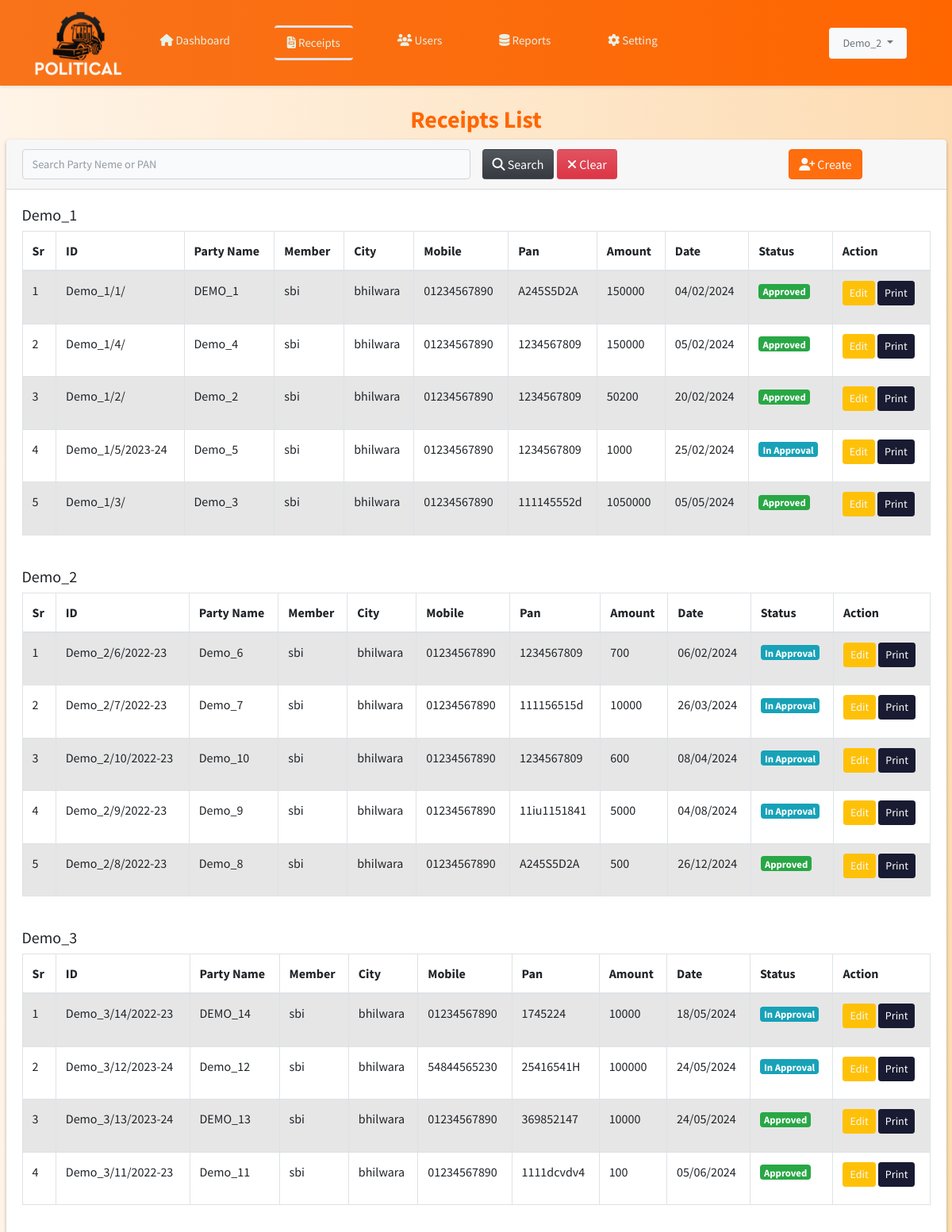
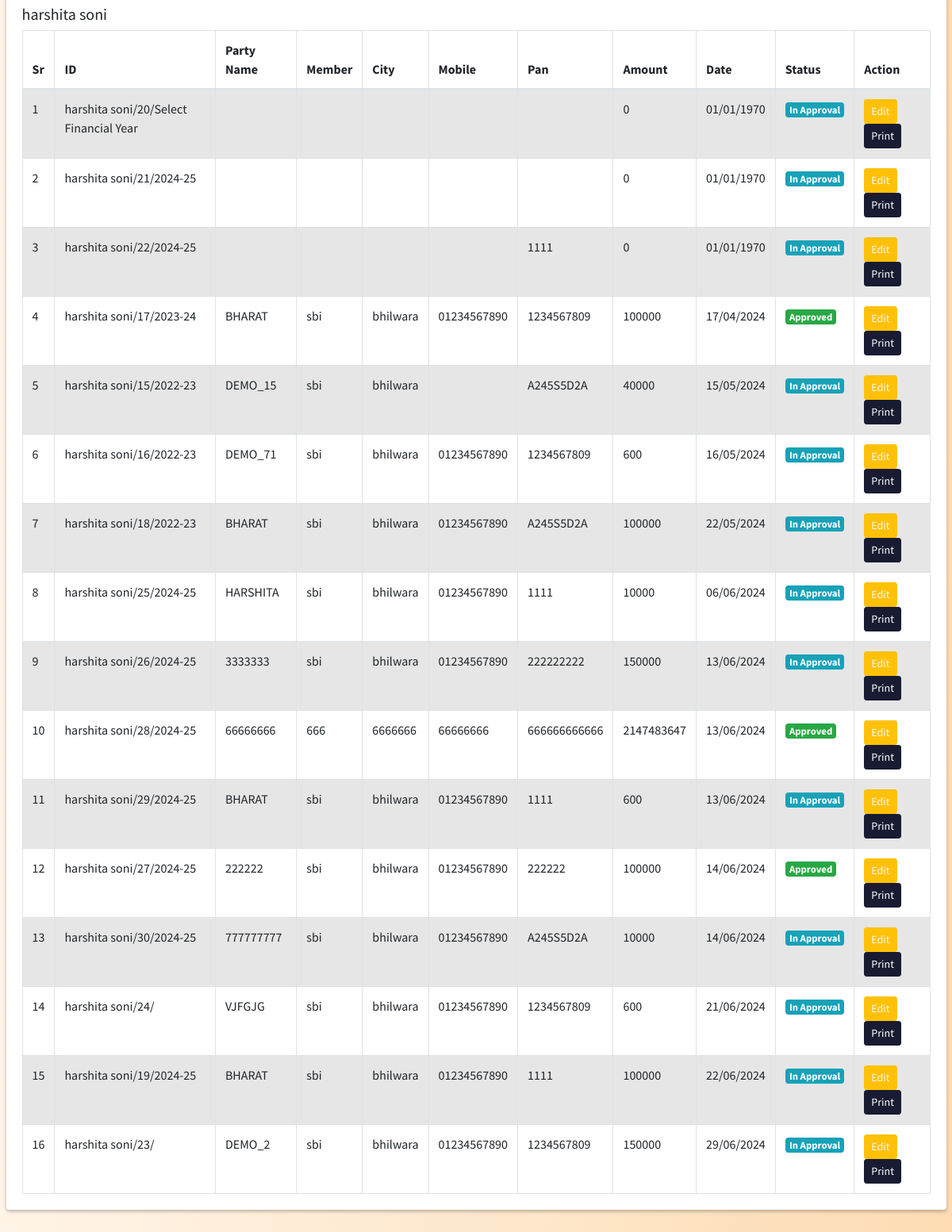
Screenshot of /receipts.php (signed in) with the database file from the repository (2 pictures, top to bottom).
### tables this page shows
CREATE TABLE `users` (
  `id` int(11) NOT NULL,
  `name` varchar(255) NOT NULL,
  `email` varchar(255) NOT NULL,
  `password` varchar(255) NOT NULL,
  `user_role` varchar(255) NOT NULL,
  `created_at` datetime NOT NULL DEFAULT current_timestamp(),
  `status` int(11) NOT NULL DEFAULT 1
);

CREATE TABLE `receipts` (
  `id` int(11) NOT NULL,
  `user_id` bigint(20) NOT NULL,
  `fyear_id` varchar(255) NOT NULL,
  `pan` varchar(255) NOT NULL,
  `party_name` varchar(255) NOT NULL,
  `address` varchar(300) NOT NULL,
  `city` varchar(255) NOT NULL,
  `state` varchar(255) NOT NULL,
  `pincode` varchar(255) NOT NULL,
  `mobile` varchar(255) NOT NULL,
  `email` varchar(255) NOT NULL,
  `receipt_amount` int(255) NOT NULL,
  `deposite_bank` varchar(255) NOT NULL,
  `payment_mode` varchar(255) NOT NULL,
  `bank_name` varchar(255) NOT NULL,
  `ref_no` varchar(255) NOT NULL,
  `trans_date` varchar(255) NOT NULL,
  `created_at` timestamp NOT NULL DEFAULT current_timestamp(),
  `status` int(4) NOT NULL DEFAULT 0
);

### receipts.php (the view, shortened to what this page needs)
<?php
require_once "db/config.php";
include('includes/header.php');
include('includes/topnavbar.php');
?>
<div class="wrapper">
    <main class="py-4">
        <div class="container-fluid">
            <div class="row justify-content-center">
                <div class="col-md-12 col-12">
                    <h2>Receipts List</h2>
                    <div class="card">
                        <div class="card-header">
                            <form class="row" action="receipts_search.php" method="POST" role="search">
                                <div class="col-md-6 justify-content-start">
                                    <input type="text" class="form-control" id="search" name="search" value="" placeholder="Search Party Neme or PAN" onkeyup="searchFun()">
                                </div>
                                <div class="col-md-4 justify-content-start">
                                    <button class="btn bg-dark bg-gradient text-light" name="searchbtn" type="submit">
                                        <i class="fa-solid fa-magnifying-glass"></i> Search
                                    </button>
                                    <a href="receipts.php" class="btn bg-danger bg-gradient text-light" type="button"><i class="fa-solid fa-xmark"></i> Clear</a>
                                </div>
                                <div class="col-md-2 justify-content-md-end">
                                    <a href="receipts_create.php" class="btn btn-info text-light " type="button"><i class="fa-solid fa-user-plus"></i> Create</a>
                                </div>
                            </form>
                        </div>
                        <?php
                        if ($_SESSION['user_role'] == 'admin'){
                        $query_users = "SELECT * FROM users";
                        $query_run_users = mysqli_query($conn, $query_users);
                        if (mysqli_num_rows($query_run_users) > 0) {
                            foreach ($query_run_users as $user) {
                                $user_id = $user['id'];
                                $user_name = $user['name'];
                        ?>
                                <div class="card-body">
                                    <h5><?php echo $user['name'] ?></h5>
                                    <table id="example" class="table table-bordered table-striped">
                                        <thead>
                                            <tr>
                                                <th>Sr</th>
                                                <th>ID</th>
                                                <th>Party Name</th>
                                                <th>Member</th>
                                                <th>City</th>
                                                <th>Mobile</th>
                                                <th>Pan</th>
                                                <th>Amount</th>
                                                <th>Date</th>
                                                <th>Status</th>
                                                <th>Action</th>
                                            </tr>
                                        </thead>
                                        <tbody>
                                            <?php
                                            $query_receipts = "SELECT * FROM receipts  WHERE user_id='$user_id' ORDER BY trans_date ASC";
                                            $query_run_receipts = mysqli_query($conn, $query_receipts);
                                            if (mysqli_num_rows($query_run_receipts) > 0) {
                                                $row_number = 1;
                                                foreach ($query_run_receipts as $row) {
                                                $originalDate = $row["trans_date"];
                                                $newDate = date("d/m/Y", strtotime($originalDate));
                                            ?>
                                                    <tr>
                                                        <td><?php
                                                            echo $row_number . "<br>";
                                                            $row_number++;
                                                            ?></td>
                                                        <td><?php echo $user_name . "/" . $row['id'] . "/" . $row['fyear_id']; ?></td>
                                                        <td><?php echo $row['party_name']; ?></td>
                                                        <td><?php echo $row['bank_name']; ?></td>
                                                        <td><?php echo $row['city']; ?></td>
                                                        <td><?php echo $row['mobile']; ?></td>
                                                        <td><?php echo $row['pan']; ?></td>
                                                        <td><?php echo $row['receipt_amount']; ?></td>
                                                        <td><?php echo $newDate; ?></td>
                                                        <td>
                                                            <?php
                                                            if ($_SESSION['user_role'] == 'admin') {
                                                                if ($row['status'] == 1) {
                                                                    echo '<p> <a class="badge bg-success" href="approved.php?id=' . $row['id'] . '&status=0">
                                                        Approved</a></p>';
                                                                } else {
                                                                    echo '<p> <a class="badge bg-info" href="approved.php?id=' . $row['id'] . '&status=1">
                                                        In Approval</a></p>';
                                                                }
                                                            } else {
                                                                if ($row['status'] == 1) {
                                                                    echo '<span class="badge bg-success">Approved</span>';
                                                                } else {
                                                                    echo '<span class="badge bg-info">In Approval</span>';
                                                                }
                                                            }
                                                            ?>
                                                        </td>
                                                        <td>
                                                            <a class="btn btn-sm btn-warning text-light" href="receipts_edit.php?user_id=<?php echo $row['id']; ?>">
                                                                Edit</a>
                                                            <a class="btn btn-sm btn-secondary" target="_blank" href="print.php?MST_ID=<?php echo $row['id']; ?>&ACTION=VIEW"> Print</a>
                                                        </td>
                                                    </tr>
                                                <?php
                                                }
                                            } else {
                                                ?>
                                                <td>NO Record Found</td>
                                            <?php
                                            }
                                            ?>
                                        </tbody>
                                    </table>
                                </div>
                        <?php
                            }
                        }
                    } else if($_SESSION['user_role'] == 'user') {
                        $user = $_SESSION['user'];
                        $user_id = $_SESSION['user']['id'];
                        $user_name = $_SESSION['user']['name'];
                        ?>
                        <div class="card-body">
                                    <h5><?php echo $user['name'] ?></h5>
                                    <table id="example" class="table table-bordered table-striped">
                                        <thead>
                                            <tr>
                                                <th>Sr</th>
                                                <th>ID</th>
                                                <th>Party Name</th>
                                                <th>Member</th>
                                                <th>City</th>
                                                <th>Mobile</th>
                                                <th>Pan</th>
                                                <th>Amount</th>
                                                <th>Date</th>
                                                <th>Status</th>
                                                <th>Action</th>
                                            </tr>
                                        </thead>
                                        <tbody>
                                            <?php
                                            $query_receipts = "SELECT * FROM receipts  WHERE user_id='$user_id' ORDER BY trans_date ASC";
                                            $query_run_receipts = mysqli_query($conn, $query_receipts);
                                            if (mysqli_num_rows($query_run_receipts) > 0) {
                                                $row_number = 1;
                                                foreach ($query_run_receipts as $row) {
                                                        $originalDate = $row["trans_date"];
                                                        $newDate = date("d/m/Y", strtotime($originalDate));
                                            ?>
                                                    <tr>
                                                        <td><?php
                                                            echo $row_number . "<br>";
                                                            $row_number++;
                                                            ?></td>
                                                        <td><?php echo $user_name . "/" . $row['id'] . "/" . $row['fyear_id']; ?></td>
                                                        <td><?php echo $row['party_name']; ?></td>
                                                        <td><?php echo $row['bank_name']; ?></td>
                                                        <td><?php echo $row['city']; ?></td>
                                                        <td><?php echo $row['mobile']; ?></td>
                                                        <td><?php echo $row['pan']; ?></td>
                                                        <td><?php echo $row['receipt_amount']; ?></td>
                                                        <td><?php echo $newDate; ?></td>
                                                        <td>
                                                            <?php
                                                            if ($_SESSION['user_role'] == 'admin') {
                                                                if ($row['status'] == 1) {
                                                                    echo '<p> <a class="badge bg-success" href="approved.php?id=' . $row['id'] . '&status=0">
                                                        Approved</a></p>';
                                                                } else {
                                                                    echo '<p> <a class="badge bg-info" href="approved.php?id=' . $row['id'] . '&status=1">
                                                        In Approval</a></p>';
                                                                }
                                                            } else {
                                                                if ($row['status'] == 1) {
                                                                    echo '<span class="badge bg-success">Approved</span>';
                                                                } else {
                                                                    echo '<span class="badge bg-info">In Approval</span>';
                                                                }
                                                            }
                                                            ?>
                                                        </td>
                                                        <td>
                                                            <a class="btn btn-sm btn-warning text-light" href="receipts_edit.php?user_id=<?php echo $row['id']; ?>">
                                                                Edit</a>
                                                            <a class="btn btn-sm btn-secondary" target="_blank" href="print.php?MST_ID=<?php echo $row['id']; ?>&ACTION=VIEW"> Print</a>
                                                        </td>
                                                    </tr>
                                                <?php
                                                }
                                            } else {
                                                ?>
                                                <td>NO Record Found</td>
                                            <?php
                                            }
                                            ?>
                                        </tbody>
                                    </table>
                                </div>
                        <?php
                    }
                        ?>
                    </div>
                </div>
            </div>
        </div>
</div>
</div>
<?php
include('includes/footer.php');
?>

### rows the page displays
users: name "Demo_1"
receipts: user.name "Demo_1", id "1", party_name "DEMO_1", bank_name "sbi", city "bhilwara", mobile "01234567890", pan "A245S5D2A", receipt_amount "150000", trans_date "04/02/2024"
receipts: user.name "Demo_1", id "4", party_name "Demo_4", bank_name "sbi", city "bhilwara", mobile "01234567890", pan "1234567809", receipt_amount "150000", trans_date "05/02/2024"
receipts: user.name "Demo_1", id "2", party_name "Demo_2", bank_name "sbi", city "bhilwara", mobile "01234567890", pan "1234567809", receipt_amount "50200", trans_date "20/02/2024"
receipts: user.name "Demo_1", id "5", fyear "2023-24", party_name "Demo_5", bank_name "sbi", city "bhilwara", mobile "01234567890", pan "1234567809", receipt_amount "1000", trans_date "25/02/2024"
receipts: user.name "Demo_1", id "3", party_name "Demo_3", bank_name "sbi", city "bhilwara", mobile "01234567890", pan "111145552d", receipt_amount "1050000", trans_date "05/05/2024"
users: name "Demo_2"
receipts: user.name "Demo_2", id "6", fyear "2022-23", party_name "Demo_6", bank_name "sbi", city "bhilwara", mobile "01234567890", pan "1234567809", receipt_amount "700", trans_date "06/02/2024"
receipts: user.name "Demo_2", id "7", fyear "2022-23", party_name "Demo_7", bank_name "sbi", city "bhilwara", mobile "01234567890", pan "111156515d", receipt_amount "10000", trans_date "26/03/2024"
receipts: user.name "Demo_2", id "10", fyear "2022-23", party_name "Demo_10", bank_name "sbi", city "bhilwara", mobile "01234567890", pan "1234567809", receipt_amount "600", trans_date "08/04/2024"
receipts: user.name "Demo_2", id "9", fyear "2022-23", party_name "Demo_9", bank_name "sbi", city "bhilwara", mobile "01234567890", pan "11iu1151841", receipt_amount "5000", trans_date "04/08/2024"
receipts: user.name "Demo_2", id "8", fyear "2022-23", party_name "Demo_8", bank_name "sbi", city "bhilwara", mobile "01234567890", pan "A245S5D2A", receipt_amount "500", trans_date "26/12/2024"
users: name "Demo_3"
receipts: user.name "Demo_3", id "14", fyear "2022-23", party_name "DEMO_14", bank_name "sbi", city "bhilwara", mobile "01234567890", pan "1745224", receipt_amount "10000", trans_date "18/05/2024"
receipts: user.name "Demo_3", id "12", fyear "2023-24", party_name "Demo_12", bank_name "sbi", city "bhilwara", mobile "54844565230", pan "25416541H", receipt_amount "100000", trans_date "24/05/2024"
receipts: user.name "Demo_3", id "13", fyear "2023-24", party_name "DEMO_13", bank_name "sbi", city "bhilwara", mobile "01234567890", pan "369852147", receipt_amount "10000", trans_date "24/05/2024"
receipts: user.name "Demo_3", id "11", fyear "2022-23", party_name "Demo_11", bank_name "sbi", city "bhilwara", mobile "01234567890", pan "1111dcvdv4", receipt_amount "100", trans_date "05/06/2024"
users: name "harshita soni"
receipts: user.name "harshita soni", id "20", fyear "Select Financial Year", receipt_amount "0", trans_date "01/01/1970"
receipts: user.name "harshita soni", id "21", fyear "2024-25", receipt_amount "0", trans_date "01/01/1970"
receipts: user.name "harshita soni", id "22", fyear "2024-25", pan "1111", receipt_amount "0", trans_date "01/01/1970"
receipts: user.name "harshita soni", id "17", fyear "2023-24", party_name "BHARAT", bank_name "sbi", city "bhilwara", mobile "01234567890", pan "1234567809", receipt_amount "100000", trans_date "17/04/2024"
receipts: user.name "harshita soni", id "15", fyear "2022-23", party_name "DEMO_15", bank_name "sbi", city "bhilwara", pan "A245S5D2A", receipt_amount "40000", trans_date "15/05/2024"
receipts: user.name "harshita soni", id "16", fyear "2022-23", party_name "DEMO_71", bank_name "sbi", city "bhilwara", mobile "01234567890", pan "1234567809", receipt_amount "600", trans_date "16/05/2024"
receipts: user.name "harshita soni", id "18", fyear "2022-23", party_name "BHARAT", bank_name "sbi", city "bhilwara", mobile "01234567890", pan "A245S5D2A", receipt_amount "100000", trans_date "22/05/2024"
receipts: user.name "harshita soni", id "25", fyear "2024-25", party_name "HARSHITA", bank_name "sbi", city "bhilwara", mobile "01234567890", pan "1111", receipt_amount "10000", trans_date "06/06/2024"
receipts: user.name "harshita soni", id "26", fyear "2024-25", party_name "3333333", bank_name "sbi", city "bhilwara", mobile "01234567890", pan "222222222", receipt_amount "150000", trans_date "13/06/2024"
receipts: user.name "harshita soni", id "28", fyear "2024-25", party_name "66666666", bank_name "666", city "6666666", mobile "66666666", pan "666666666666", receipt_amount "2147483647", trans_date "13/06/2024"
receipts: user.name "harshita soni", id "29", fyear "2024-25", party_name "BHARAT", bank_name "sbi", city "bhilwara", mobile "01234567890", pan "1111", receipt_amount "600", trans_date "13/06/2024"
receipts: user.name "harshita soni", id "27", fyear "2024-25", party_name "222222", bank_name "sbi", city "bhilwara", mobile "01234567890", pan "222222", receipt_amount "100000", trans_date "14/06/2024"
receipts: user.name "harshita soni", id "30", fyear "2024-25", party_name "777777777", bank_name "sbi", city "bhilwara", mobile "01234567890", pan "A245S5D2A", receipt_amount "10000", trans_date "14/06/2024"
receipts: user.name "harshita soni", id "24", party_name "VJFGJG", bank_name "sbi", city "bhilwara", mobile "01234567890", pan "1234567809", receipt_amount "600", trans_date "21/06/2024"
receipts: user.name "harshita soni", id "19", fyear "2024-25", party_name "BHARAT", bank_name "sbi", city "bhilwara", mobile "01234567890", pan "1111", receipt_amount "100000", trans_date "22/06/2024"
receipts: user.name "harshita soni", id "23", party_name "DEMO_2", bank_name "sbi", city "bhilwara", mobile "01234567890", pan "1234567809", receipt_amount "150000", trans_date "29/06/2024"

### other values shown
$user['name'] "Demo_2"
